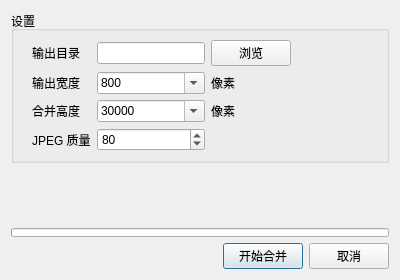
<?xml version="1.0" encoding="UTF-8"?>
<ui version="4.0">
 <class>JoinImageDialog</class>
 <widget class="QDialog" name="JoinImageDialog">
  <property name="geometry">
   <rect>
    <x>0</x>
    <y>0</y>
    <width>400</width>
    <height>280</height>
   </rect>
  </property>
  <property name="minimumSize">
   <size>
    <width>400</width>
    <height>280</height>
   </size>
  </property>
  <property name="maximumSize">
   <size>
    <width>400</width>
    <height>280</height>
   </size>
  </property>
  <layout class="QVBoxLayout" name="verticalLayout">
   <item>
    <widget class="QGroupBox" name="settingGroup">
     <property name="title">
      <string>设置</string>
     </property>
     <layout class="QGridLayout" name="gridLayout_2" columnstretch="0,0,0,0">
      <property name="leftMargin">
       <number>18</number>
      </property>
      <item row="0" column="3">
       <spacer name="horizontalSpacer_2">
        <property name="orientation">
         <enum>Qt::Horizontal</enum>
        </property>
        <property name="sizeHint" stdset="0">
         <size>
          <width>40</width>
          <height>20</height>
         </size>
        </property>
       </spacer>
      </item>
      <item row="2" column="2">
       <widget class="QLabel" name="label_4">
        <property name="text">
         <string>像素</string>
        </property>
       </widget>
      </item>
      <item row="1" column="0">
       <widget class="QLabel" name="label_1">
        <property name="text">
         <string>输出宽度</string>
        </property>
       </widget>
      </item>
      <item row="1" column="2">
       <widget class="QLabel" name="label_2">
        <property name="text">
         <string>像素</string>
        </property>
       </widget>
      </item>
      <item row="2" column="0">
       <widget class="QLabel" name="label_3">
        <property name="text">
         <string>合并高度</string>
        </property>
       </widget>
      </item>
      <item row="2" column="1">
       <widget class="QComboBox" name="joinHeightBox">
        <property name="editable">
         <bool>true</bool>
        </property>
        <property name="currentText">
         <string>30000</string>
        </property>
        <item>
         <property name="text">
          <string>30000</string>
         </property>
        </item>
       </widget>
      </item>
      <item row="3" column="0">
       <widget class="QLabel" name="label_7">
        <property name="text">
         <string>JPEG 质量</string>
        </property>
       </widget>
      </item>
      <item row="1" column="1">
       <widget class="QComboBox" name="widthBox">
        <property name="editable">
         <bool>true</bool>
        </property>
        <item>
         <property name="text">
          <string>800</string>
         </property>
        </item>
        <item>
         <property name="text">
          <string>1200</string>
         </property>
        </item>
       </widget>
      </item>
      <item row="3" column="1">
       <widget class="QSpinBox" name="jpegQualityBox">
        <property name="minimum">
         <number>1</number>
        </property>
        <property name="maximum">
         <number>100</number>
        </property>
        <property name="value">
         <number>80</number>
        </property>
       </widget>
      </item>
      <item row="0" column="2">
       <widget class="QPushButton" name="browseButton">
        <property name="text">
         <string>浏览</string>
        </property>
       </widget>
      </item>
      <item row="0" column="0">
       <widget class="QLabel" name="label_8">
        <property name="text">
         <string>输出目录</string>
        </property>
       </widget>
      </item>
      <item row="0" column="1">
       <widget class="QLineEdit" name="outDirEdit"/>
      </item>
     </layout>
    </widget>
   </item>
   <item>
    <spacer name="verticalSpacer_2">
     <property name="orientation">
      <enum>Qt::Vertical</enum>
     </property>
     <property name="sizeHint" stdset="0">
      <size>
       <width>20</width>
       <height>40</height>
      </size>
     </property>
    </spacer>
   </item>
   <item>
    <widget class="QProgressBar" name="progressBar">
     <property name="enabled">
      <bool>true</bool>
     </property>
     <property name="minimumSize">
      <size>
       <width>0</width>
       <height>9</height>
      </size>
     </property>
     <property name="maximumSize">
      <size>
       <width>16777215</width>
       <height>9</height>
      </size>
     </property>
     <property name="value">
      <number>0</number>
     </property>
     <property name="alignment">
      <set>Qt::AlignCenter</set>
     </property>
     <property name="textVisible">
      <bool>false</bool>
     </property>
     <property name="invertedAppearance">
      <bool>false</bool>
     </property>
    </widget>
   </item>
   <item>
    <layout class="QHBoxLayout" name="horizontalLayout">
     <item>
      <spacer name="horizontalSpacer">
       <property name="orientation">
        <enum>Qt::Horizontal</enum>
       </property>
       <property name="sizeHint" stdset="0">
        <size>
         <width>40</width>
         <height>20</height>
        </size>
       </property>
      </spacer>
     </item>
     <item>
      <widget class="QPushButton" name="startButton">
       <property name="text">
        <string>开始合并</string>
       </property>
       <property name="default">
        <bool>true</bool>
       </property>
      </widget>
     </item>
     <item>
      <widget class="QPushButton" name="cancelButton">
       <property name="text">
        <string>取消</string>
       </property>
      </widget>
     </item>
    </layout>
   </item>
  </layout>
 </widget>
 <tabstops>
  <tabstop>outDirEdit</tabstop>
  <tabstop>browseButton</tabstop>
  <tabstop>widthBox</tabstop>
  <tabstop>joinHeightBox</tabstop>
  <tabstop>jpegQualityBox</tabstop>
  <tabstop>startButton</tabstop>
  <tabstop>cancelButton</tabstop>
 </tabstops>
 <resources/>
 <connections/>
</ui>
